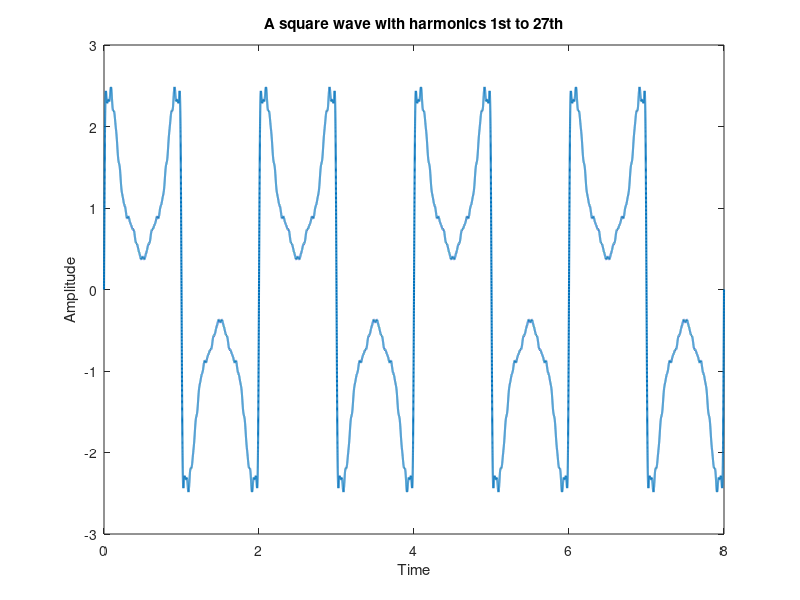

Source code (MATLAB):
clc; clear; close all;

t = 0:0.0001:8;
ff = 0.5;
% WE ARE USING SINE FUNCTION BECAUSE FROM EXPONENTIAL FORM OF FOURIER
% SERIES FINALLY WE ARE LEFT WITH SINE TERMS
y = (4 / pi) * sin(2 * pi * ff * t);
figure;
for k = 3:2:7
    % for 17 goto 34 and 27 goto 54
    fh = k * ff;
    x = (4 / (k * pi)) * sin(2 * pi * fh * t);
    y = y + x;
end
plot(t, y, 'linewidth', 1.5);
title('A square wave with harmonics 1st, 3rd, 5th, and 7th'); xlabel('Time');
ylabel('Amplitude');

for k = 3:2:34
    % for 17 goto 34 and 27 goto 54
    fh = k * ff;
    x = (4 / (k * pi)) * sin(2 * pi * fh * t);
    y = y + x;
end
plot(t, y, 'linewidth', 1.5);
title('A square wave with harmonics 1st to 17th'); xlabel('Time');
ylabel('Amplitude');

for k = 3:2:54
    % for 17 goto 34 and 27 goto 54
    fh = k * ff;
    x = (4 / (k * pi)) * sin(2 * pi * fh * t);
    y = y + x;
end
plot(t, y, 'linewidth', 1.5);
title('A square wave with harmonics 1st to 27th'); xlabel('Time');
ylabel('Amplitude');
